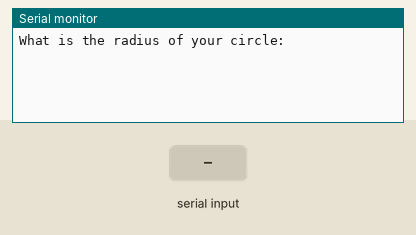
The sketch below on a simulated Arduino Uno, built with avr-gcc and run on an emulated ATmega328P. Parts: the last lines printed to the serial monitor. The test bench sets the inputs (shaded band).

Above: at 1.2 s.
1.3 s: "90,45\n" received over Serial
At 1.7 s:
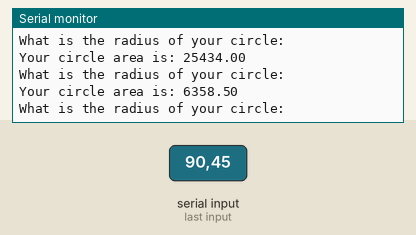
2.8 s: "30,150\n" received over Serial
At 4.8 s:
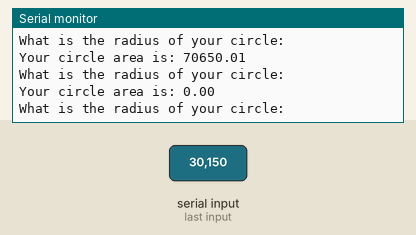
Timing chart, 0 to 6.3 s (numbered marks = the images above; inputs shaded):
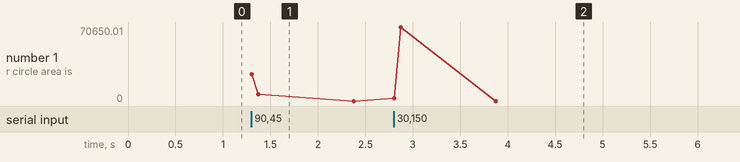

The sketch:

18-reading_numbers_from_serial_monitor.ino
```cpp
/*int number;
String message = "Please enter your number: ";
String message2 = "Your number is: ";

void setup() {
  // put your setup code here, to run once:
  Serial.begin(9600);
}

void loop() {
  // put your main code here, to run repeatedly:
  Serial.println(message);

  while (Serial.available() == 0) {

  }

  number = Serial.parseInt();
  Serial.println(message2 + number);
}*/

// BLINK RED LED ACCORDING TO USER INPUT
/*int numBlinks;
String message = "How many blinks do you want?: ";
int blinkPin = 12;

void setup() {
  // put your setup code here, to run once:
  pinMode(12, OUTPUT);
  Serial.begin(9600);
}

void loop() {
  // put your main code here, to run repeatedly:
  Serial.println(message);

  while (Serial.available() == 0) {

  }

  numBlinks = Serial.parseInt();

  for (int i = 0; i < numBlinks; i++) {
    digitalWrite(blinkPin, HIGH);
    delay(400);
    digitalWrite(blinkPin, LOW);
    delay(400);
  }
}*/

// GET CICLE AREA
float radius;
String message = "What is the radius of your circle: ";
String message2 = "Your circle area is: ";

void setup() {
  // put your setup code here, to run once:
  Serial.begin(9600);
}

void loop() {
  // put your main code here, to run repeatedly:
  Serial.println(message);

  while (Serial.available() == 0) {

  }

  radius = Serial.parseFloat();
  Serial.println(message2 + 3.14 * radius * radius);
}
```

Measured:
- after the input at 1.3 s, the serial monitor: prints a new line at once (image 1)
- after the input at 2.8 s, the serial monitor: prints a new line at once (image 2)
